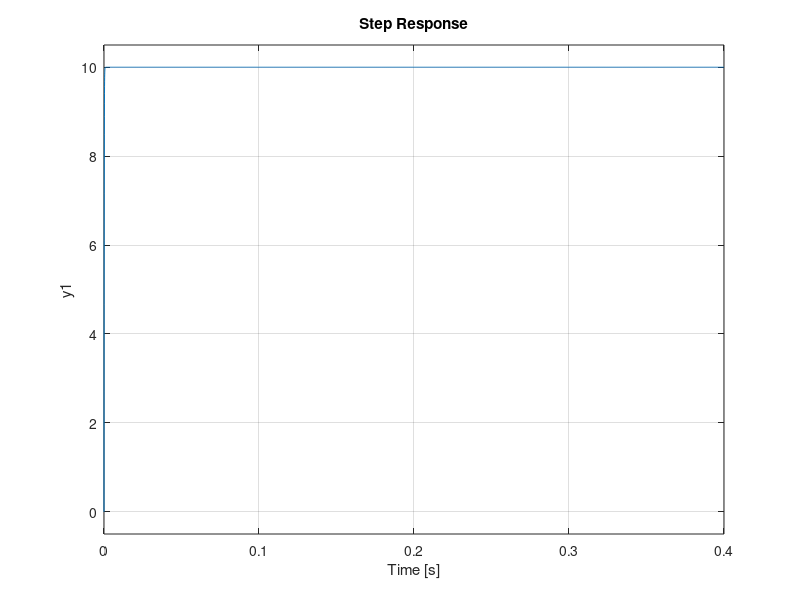

The MATLAB source for this figure:
clc; clear;
Kd = 9000;
Kp = 5000;
Ki = 1;
sys = tf([Kd Kp Ki],[1 Kd Kp Ki]);
step(10*sys);
a = 0.1*step(10*sys);
b = 0.9*step(10*sys);
disp(b(end)-a(end));